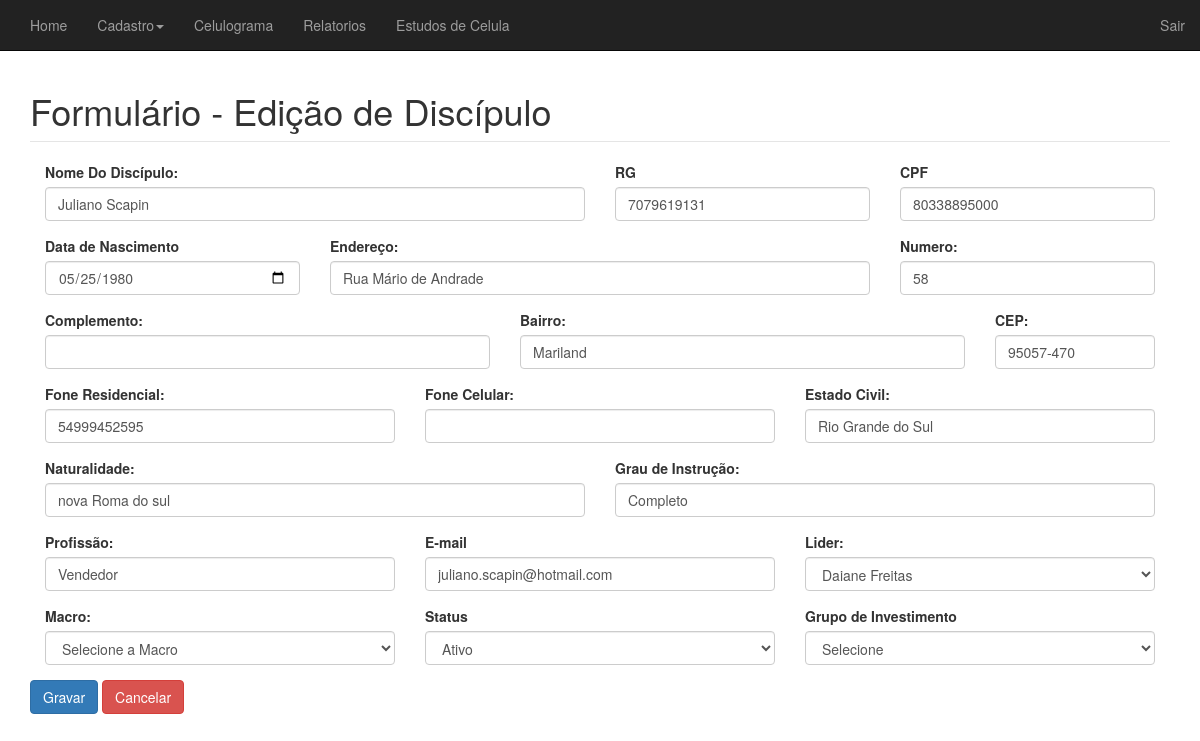
Before: /conteudo/editar_discipulo.php?id=2 (signed in) with the older database file.
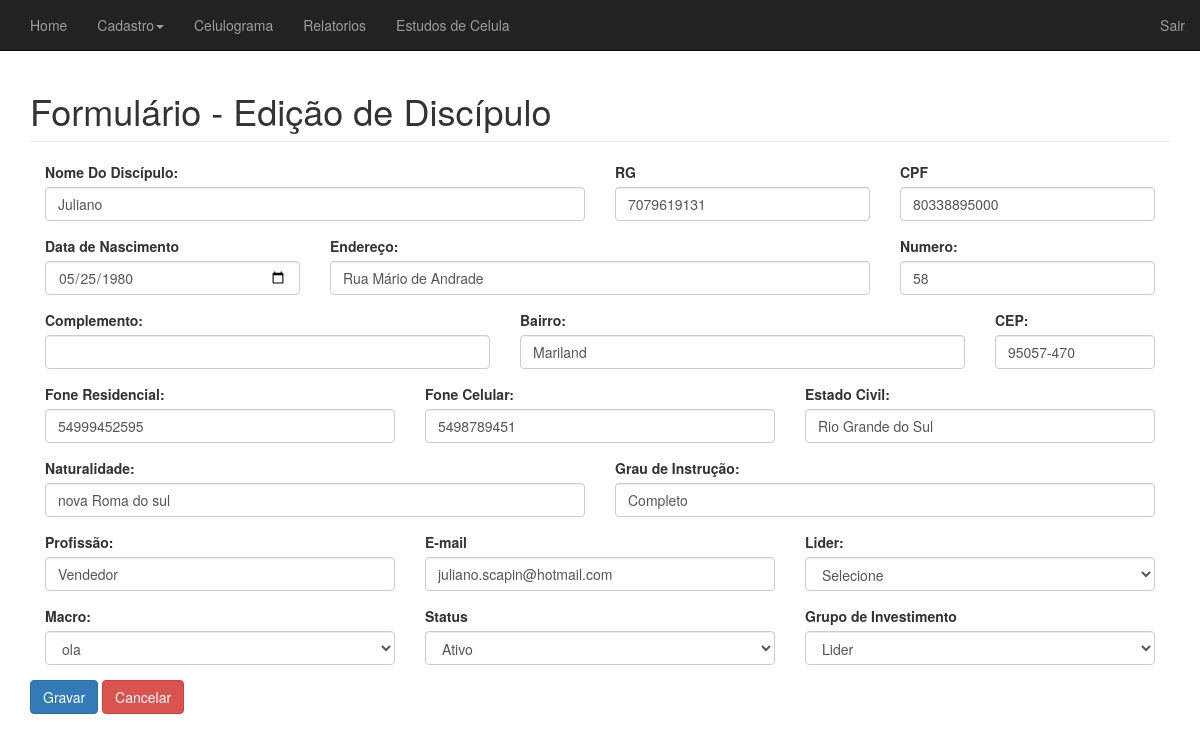
After: the same page with the newer database file.
### tables this page shows
CREATE TABLE `cadmembro` (
  `nome` varchar(250) NOT NULL,
  `rg` varchar(50) NOT NULL,
  `cpf` varchar(50) NOT NULL,
  `data` date NOT NULL,
  `endereco` varchar(20) NOT NULL,
  `numero` int(11) NOT NULL,
  `complemento` varchar(250) NOT NULL,
  `bairro` varchar(100) NOT NULL,
  `cep` varchar(50) NOT NULL,
  `telefone` varchar(50) NOT NULL,
  `celular` varchar(20) NOT NULL,
  `estadocivil` varchar(20) NOT NULL,
  `naturalidade` varchar(100) NOT NULL,
  `grauinstrucao` varchar(100) NOT NULL,
  `profissao` varchar(100) NOT NULL,
  `email` varchar(100) NOT NULL,
  `idmacro` int(20) NOT NULL,
  `grupo` varchar(50) NOT NULL,
  `status` varchar(50) NOT NULL,
  `idmembro` int(11) NOT NULL,
  `lider` int(11) DEFAULT NULL
);

### conteudo/editar_discipulo.php (the view, shortened to what the changed rows need)
<?php
require '../conexao.php';
$idmembro = (isset($_GET['id'])) ? $_GET['id'] : '';
if (!empty($idmembro) && is_numeric($idmembro)):
	$conexao = conexao::getInstance();
	$sql = 'SELECT nome,rg,cpf,data,endereco,numero,complemento,bairro,cep,telefone,celular,estadocivil,naturalidade,grauinstrucao,profissao,email,lider, idmacro,status,grupo,idmembro FROM cadmembro WHERE idmembro = :idmembro';
	$stm = $conexao->prepare($sql);
	$stm->bindValue(':idmembro', $idmembro);
	$stm->execute();
	$discipulo = $stm->fetch(PDO::FETCH_OBJ);
endif;
?>
<!DOCTYPE html>
<html>
<head>
	<link href="../css/bootstrap.css" rel="stylesheet">
   	<link href="../css/sistema.css" rel="stylesheet">
</head>
<body>
	<div class='container'>
		<fieldset>
			<legend><h1>Formulário - Edição de Discípulo</h1></legend>
			<?php if(empty($discipulo)):?>
				<h3 class="text-center text-danger">Discipulo não encontrado!</h3>
			<?php else: ?>
				<form action="action_discipulo.php" method="post" id='form-contato' enctype='multipart/form-data'>
				<div class="form-group col-md-6">
			      <label for="Nome Do Discípulo">Nome Do Discípulo:</label>
			      <input type="text" class="form-control" id="nome" name="nome" required value="<?=$discipulo->nome?>">
			    </div>
			    <div class="form-group col-md-3">
					<label for="rg">RG</label>
				      <input type="text" class="form-control" id="rg" maxlength="14" name="rg" value="<?=$discipulo->rg?>" placeholder="Informe o RG">
				</div>
				<div class="form-group col-md-3">
			      <label for="cpf">CPF</label>
				      <input type="text" class="form-control" id="cpf" maxlength="14" name="cpf" value="<?=$discipulo->cpf?>" placeholder="Informe o CPF">
			    </div>
			    <div class="form-group col-md-3">
				      <label for="data_nascimento">Data de Nascimento</label>
				      <input type="date" class="form-control" id="data" maxlength="10" required value="<?=$discipulo->data?>" name="data">
				</div>
				<div class="form-group col-md-6">
					<label for="Endereço">Endereço:</label>
				    <input type="Text" class="form-control" id="endereco" name="endereco" required value="<?=$discipulo->endereco?>">
				</div>
				<div class="form-group col-md-3">
					<label for="Numero">Numero:</label>
				    <input type="number" class="form-control" id="numero" name="numero" required value="<?=$discipulo->numero?>">
				</div>
				<div class="form-group col-md-5">
					<label for="Complemento">Complemento:</label>
					<input type="Text" class="form-control" id="complemento" name ="complemento" value="<?=$discipulo->complemento?>">
				</div>
				<div class="form-group col-md-5">
					<label for="Bairro">Bairro:</label>
				    <input type="Text" class="form-control" id="bairro" name ="bairro" value="<?=$discipulo->bairro?>">
				</div>
				<div class="form-group col-md-2">
					<label for="CEP">CEP:</label>
				    <input type="Text" class="form-control" id="cep" name ="cep" value="<?=$discipulo->cep?>">
				</div>
				<div class="form-group col-md-4">
					<label for="Fone Residencial">Fone Residencial:</label>
				    <input type="Text" class="form-control" id="telefone" name ="telefone" value="<?=$discipulo->telefone?>">
				</div>
				<div class="form-group col-md-4">
					<label for="Fone Celular">Fone Celular:</label>
				    <input type="Text" class="form-control" id="celular" name ="celular" required value="<?=$discipulo->celular?>">
				</div>
				<div class="form-group col-md-4">
				    <label for="Estado Civil">Estado Civil:</label>
				    <input type="Text" class="form-control" id="estadocivil" name="estadocivil" required value="<?=$discipulo->estadocivil?>">
				</div>
				<div class="form-group col-md-6">
				    <label for="Naturalidade">Naturalidade:</label>
				    <input type="Text" class="form-control" id="naturalidade" name ="naturalidade" value="<?=$discipulo->naturalidade?>">
				</div>
				<div class="form-group col-md-6">
				    <label for="Grau de Instrução">Grau de Instrução:</label>
				    <input type="Text" class="form-control" id="grauinstrucao" name ="grauinstrucao" value="<?=$discipulo->grauinstrucao?>">
				</div>
				<div class="form-group col-md-4">
				    <label for="Profissão">Profissão:</label>
				    <input type="Text" class="form-control" id="profissao" name ="profissao" value="<?=$discipulo->profissao?>">
				</div>
			    <div class="form-group col-md-4">
			      <label for="email">E-mail</label>
			      <input type="email" class="form-control" id="email" name="email" required value="<?=$discipulo->email?>">
			    </div>
			    <div class="form-group col-md-4">
					<label for="codlider">Lider:</label>
					<select class="form-control" name="lider" id="lider"></select>
					<span class='msg-erro msg-email'></span>
				</div>
				<div class="form-group col-md-4">
					<label for="codlider">Macro:</label>
					<select class="form-control" required name="idmacro" id="idmacro">
						<?php
							echo '<option value="">'. "Selecione a Macro" .'</option>';
							$resultado = mysqli_query($conn,"SELECT idmacro,nome_macro FROM cadmacro ORDER BY nome_macro ASC");
							if (! $resultado){
								echo  mysql_error($resultado);
							} else {
								while ($row = mysqli_fetch_assoc($resultado)) {
									echo '<option value="'.$row["idmacro"].'">'. $row["nome_macro"] .'</option>';
								}
							}
						?>
				  	</select>
				</div>
			    <div class="form-group col-md-4">
			      <label for="status">Status</label>
			      <select class="form-control" required name="status" id="status">
					    <option value="Ativo">Ativo</option>
					</select>
			    </div>
			    <div class="form-group col-md-4">
			      <label for="status">Grupo de Investimento</label>
			      <select class="form-control" name="grupo" required id="grupo">
				    <option value="">Selecione</option>
					<option value="lider">Lider</option>
				  </select>
			    </div>
				    <button type="submit" class="btn btn-primary" id='botao'>
				      Gravar
				    </button>
				    <a href='lista_membro.php' class="btn btn-danger">Cancelar</a>
				</form>
				<?php endif; ?>
		</fieldset>
	</div>
</body>
</html>

Changed rows visible on the page:
changed cadmembro "Rua Mário de Andrade": nome "Juliano Scapin" → "Juliano"; celular (not shown) → "5498789451"
Other visible differences:
form field lider: "Daiane Freitas" → "Selecione"
form field idmacro: "Selecione a Macro" → "ola"
form field grupo: "Selecione" → "Lider"
